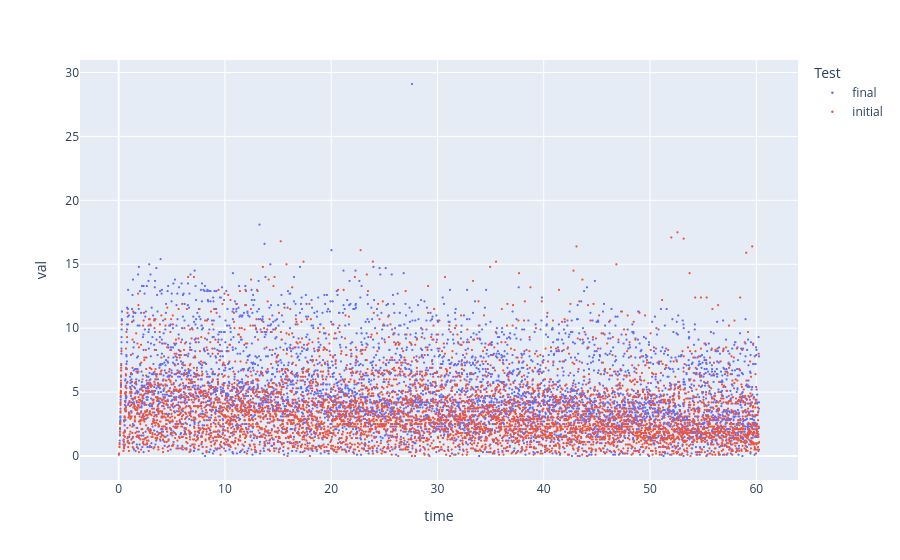

Notebook source saved alongside this figure:
### Code cell
px.scatter(a, x='time', y='val', color='Test').update_traces(marker_size=2.5)

### Figure 1 — Plotly figure (JSON) as saved in the notebook; plotly's stock layout.template omitted (floating-point values rounded to 4 significant figures; data arrays with more than 128 entries replaced by an {"elided": "..."} marker saying what was removed)
{"data": [{"hovertemplate": "Test=final<br>time=%{x}<br>val=%{y}<extra></extra>", "legendgroup": "final", "marker": {"color": "#636efa", "size": 2.5, "symbol": "circle"}, "mode": "markers", "name": "final", "showlegend": true, "type": "scattergl", "x": {"elided": "6760 float values"}, "xaxis": "x", "y": {"elided": "6760 float values"}, "yaxis": "y"}, {"hovertemplate": "Test=initial<br>time=%{x}<br>val=%{y}<extra></extra>", "legendgroup": "initial", "marker": {"color": "#EF553B", "size": 2.5, "symbol": "circle"}, "mode": "markers", "name": "initial", "showlegend": true, "type": "scattergl", "x": {"elided": "6760 float values"}, "xaxis": "x", "y": {"elided": "6760 float values"}, "yaxis": "y"}], "layout": {"legend": {"title": {"text": "Test"}, "tracegroupgap": 0}, "margin": {"t": 60}, "xaxis": {"anchor": "y", "domain": [0, 1], "title": {"text": "time"}}, "yaxis": {"anchor": "x", "domain": [0, 1], "title": {"text": "val"}}}}
